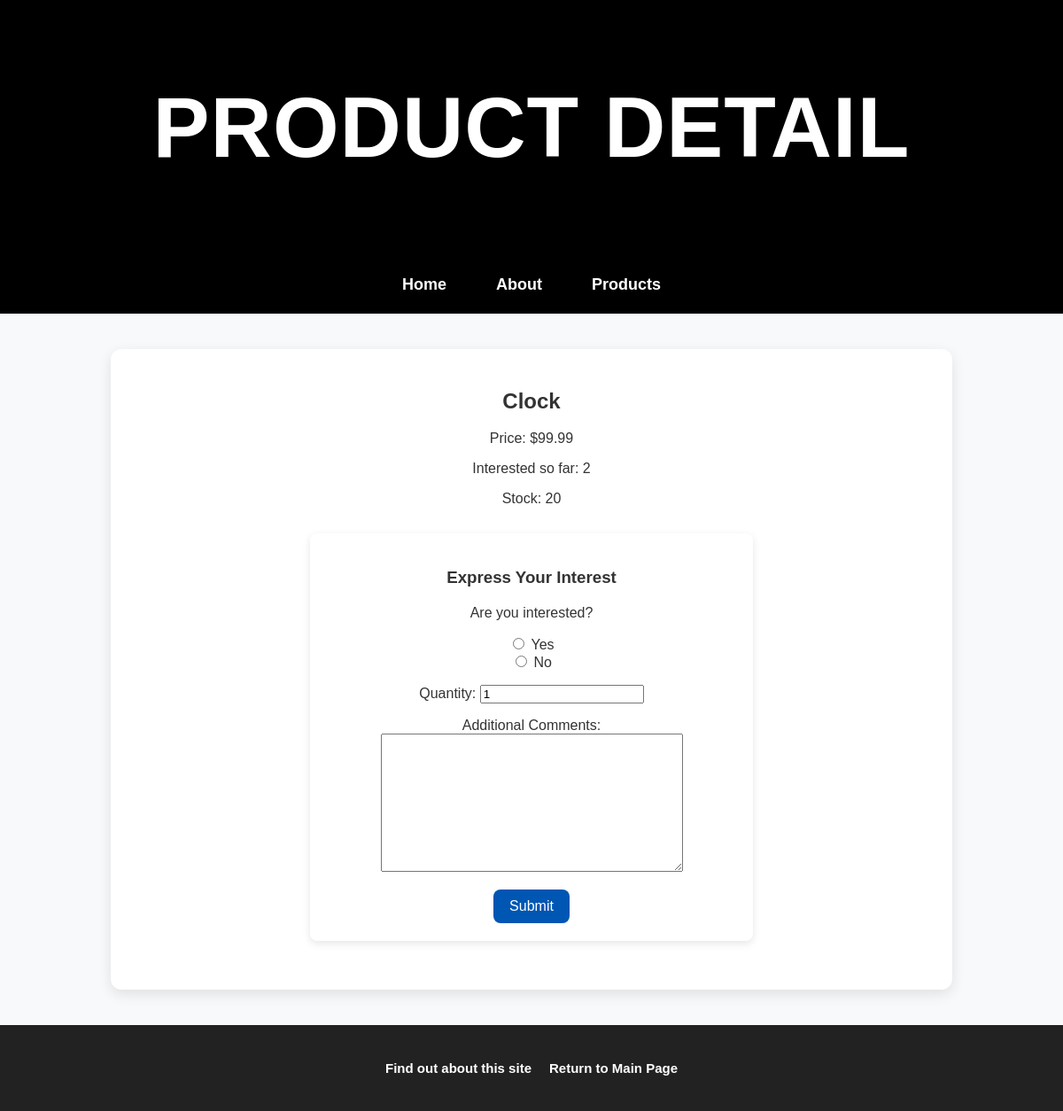
The page /products/1/ on the database its author committed.
### new project/myapp/models.py (models this page shows, shortened)
class Product(models.Model):
    category = models.ForeignKey(Category, related_name='products', on_delete=models.CASCADE)
    name = models.CharField(max_length=200)
    price = models.DecimalField(max_digits=10, decimal_places=2)
    stock = models.PositiveIntegerField(default=100)
    available = models.BooleanField(default=True)
    description = models.TextField(null=True, blank=True)
    interested = models.PositiveIntegerField(default=0)

### new project/myapp/views.py (the view)
# urls.py: path('products/<int:prod_id>/', views.productdetail, name='productdetail'),
def productdetail(request, prod_id):
    product = get_object_or_404(Product, pk=prod_id)
    if request.method == 'POST':
        form = InterestForm(request.POST)
        if form.is_valid():
            interested = int(form.cleaned_data['interested'])
            quantity = form.cleaned_data['quantity']
            comments = form.cleaned_data['comments']
            if interested == 1:
                product.interested += 1
                product.save()
            return redirect('myapp:index')  # or back to products, or wherever
    else:
        form = InterestForm()
    return render(request, 'myapp/productdetail.html', {
        'product': product,
        'form': form
    })

### new project/myapp/forms.py
class InterestForm(forms.Form):
    INTEREST_CHOICES = [
        (1, 'Yes'),
        (0, 'No'),
    ]
    interested = forms.ChoiceField(
        choices=INTEREST_CHOICES,
        widget=forms.RadioSelect,
        label='Are you interested?'
    )
    quantity = forms.IntegerField(
        initial=1,
        min_value=1,
        label='Quantity'
    )
    comments = forms.CharField(
        widget=forms.Textarea,
        required=False,
        label='Additional Comments'
    )

### new project/myapp/templates/myapp/productdetail.html (shortened to what this page needs)
{% extends 'myapp/base.html' %}
{% load static %}
{% block myhdg %}
  PRODUCT DETAIL
{% endblock %}
{% block body_block %}
<div class="container">
  <h2>{{ product.name }}</h2>
  <p>Price: ${{ product.price }}</p>
  <p>Interested so far: {{ product.interested }}</p>
  {% if product.available %}
    <p>Stock: {{ product.stock }}</p>
  {% else %}
    <p style="color:red;">Not Available</p>
  {% endif %}
  <div class="form-container">
    <h3>Express Your Interest</h3>
    <form method="POST">
      {{ form.as_p }}
      <button type="submit">Submit</button>
    </form>
  </div>
</div>
{% endblock %}

### new project/myapp/static/myapp/style.css (style rules this page uses)
body { background-color: #f8f9fa; color: #333; font-family: 'Arial', sans-serif; font-size: 16px; margin: 0; padding: 0; }
.container { width: 75%; margin: 40px auto; background: white; padding: 25px; box-shadow: 0px 5px 15px rgba(0, 0, 0, 0.1); border-radius: 12px; text-align: center; }
.form-container { width: 50%; margin: 30px auto; background: #fff; padding: 20px 25px; box-shadow: 0px 3px 10px rgba(0, 0, 0, 0.1); border-radius: 8px; text-align: center; }
.form-container h3, .form-container h2 { text-align: center; margin-bottom: 20px; }
.form-container button, .form-container input[type="submit"] { background: #0056b3; color: #fff; padding: 10px 18px; border: none; border-radius: 8px; cursor: pointer; font-size: 16px; transition: background 0.3s ease-in-out; }

### rows shown on the page
Product: name "Clock", price "99.99", interested "2", stock "20"
